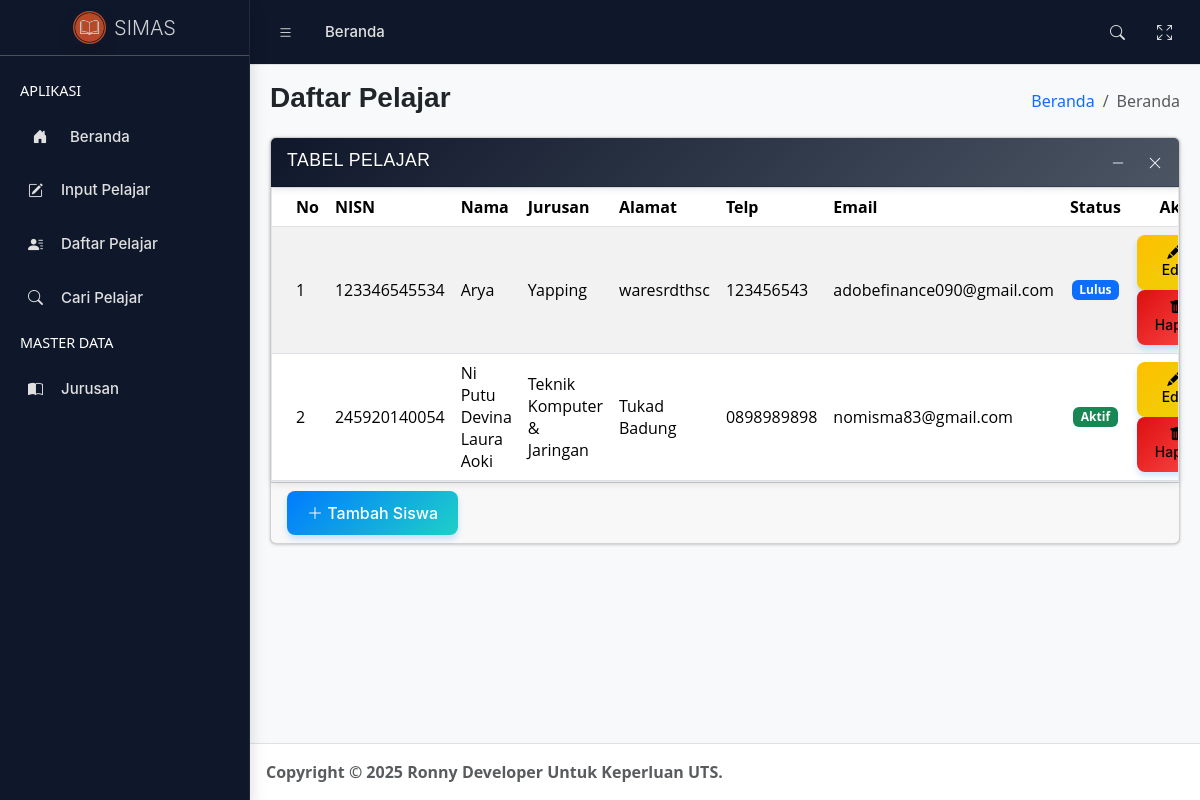
/data-list.php?status=inputsuccess, run on the app's committed database.
### tables this page shows
CREATE TABLE `tb_siswa_siswi` (
  `id_siswa` int NOT NULL AUTO_INCREMENT,
  `nisn` char(12) NOT NULL DEFAULT '',
  `nama_siswa` varchar(200) NOT NULL DEFAULT '',
  `jurusan` char(100) NOT NULL DEFAULT '',
  `alamat` text NOT NULL,
  `email` varchar(100) DEFAULT NULL,
  `telp_wali` char(20) NOT NULL DEFAULT '',
  `status_pelajar` tinyint(1) NOT NULL,
  PRIMARY KEY (`id_siswa`),
  UNIQUE KEY `unique_nisn` (`nisn`)
);

CREATE TABLE `tb_jurusan` (
  `kode_jurusan` char(10) NOT NULL,
  `nama_jurusan` char(50) NOT NULL,
  PRIMARY KEY (`kode_jurusan`)
);

### config/db-config.php (called while the page is built, shortened)
<?php
class Database {
    private $db_host = "localhost";
    private $db_user = "root";
    private $db_pass = "";
    private $db_name = "db_sekolah";
    public function getConnection(){
        try{
            $this->conn = new mysqli($this->db_host, $this->db_user, $this->db_pass, $this->db_name);
        } catch(Exception $e){
            die("Connection error: " . $e->getMessage());
        }
    }
}
?>

### config/class-mahasiswa.php (called while the page is built, shortened)
<?php
include_once 'db-config.php';
class Siswa extends Database {
    public function getAllSiswa(){
        $query = "SELECT s.id_siswa, s.nisn, s.nama_siswa, j.nama_jurusan as jurusan, s.alamat, s.email, s.telp_wali, s.status_pelajar
                  FROM tb_siswa_siswi s
                  JOIN tb_jurusan j ON s.jurusan = j.kode_jurusan
                  ORDER BY s.id_siswa DESC";
        $result = $this->conn->query($query);
        $siswa = [];
        if($result->num_rows > 0){
            while($row = $result->fetch_assoc()) {
                $siswa[] = [
                    'id' => $row['id_siswa'],
                    'nisn_siswa' => $row['nisn'],
                    'nama' => $row['nama_siswa'],
                    'jurusan' => $row['jurusan'],
                    'alamat' => $row['alamat'],
                    'email' => $row['email'],
                    'telp' => $row['telp_wali'],
                    'status_pelajar' => $row['status_pelajar']
                ];
            }
        }
        return $siswa;
    }
}
?>

### data-list.php (the view, shortened to what this page needs)
<?php
include_once 'config/class-mahasiswa.php';
$siswa = new siswa();
$dataSiswa = $siswa->getAllSiswa();
?>
<!doctype html>
<html lang="en">
	<head>
		<?php include 'template/header.php'; ?>
	</head>
	<body class="layout-fixed fixed-header fixed-footer sidebar-expand-lg sidebar-open bg-body-tertiary">
		<div class="app-wrapper">
			<?php include 'template/navbar.php'; ?>
			<?php include 'template/sidebar.php'; ?>
			<main class="app-main">
				<div class="app-content-header">
					<div class="container-fluid">
						<div class="row">
							<div class="col-sm-6">
								<h3 class="mb-0">Daftar Pelajar</h3>
							</div>
							<div class="col-sm-6">
								<ol class="breadcrumb float-sm-end">
									<li class="breadcrumb-item"><a href="index.php">Beranda</a></li>
									<li class="breadcrumb-item active" aria-current="page">Beranda</li>
								</ol>
							</div>
						</div>
					</div>
				</div>
				<div class="app-content">
					<div class="container-fluid">
						<div class="row">
							<div class="col-12">
								<div class="card">
									<div class="card-header">
										<h3 class="card-title">Tabel Pelajar</h3>
										<div class="card-tools">
											<button type="button" class="btn btn-tool" data-lte-toggle="card-collapse" title="Collapse">
												<i data-lte-icon="collapse" class="bi bi-dash-lg"></i>
											</button>
											<button type="button" class="btn btn-tool" data-lte-toggle="card-remove" title="Remove">
												<i class="bi bi-x-lg"></i>
											</button>
										</div>
									</div>
									<div class="card-body p-0 table-responsive">
										<table class="table table-striped" role="table">
											<thead>
												<tr>
													<th>No</th>
													<th>NISN</th>
													<th>Nama</th>
													<th>Jurusan</th>
													<th>Alamat</th>
													<th>Telp</th>
													<th>Email</th>
													<th class="text-center">Status</th>
													<th class="text-center">Aksi</th>
												</tr>
											</thead>
											<tbody>
												<?php
													if(count($dataSiswa) == 0){
													    echo '<tr class="align-middle">
															<td colspan="10" class="text-center">Tidak ada data Pelajar.</td>
														</tr>';
													} else {
														foreach ($dataSiswa as $index => $siswa){
															if($siswa['status_pelajar'] == 1){
															    $siswa['status_pelajar'] = '<span class="badge bg-success">Aktif</span>';
															} elseif($siswa['status_pelajar'] == 2){
															    $siswa['status_pelajar'] = '<span class="badge bg-danger">Tidak Aktif</span>';
															} elseif($siswa['status_pelajar'] == 3){
															    $siswa['status_pelajar'] = '<span class="badge bg-warning text-dark">Cuti</span>';
															} elseif($siswa['status_pelajar'] == 4){
															    $siswa['status_pelajar'] = '<span class="badge bg-primary">Lulus</span>';
															}
															echo '<tr class="align-middle">
																<td>'.($index + 1).'</td>
																<td>'.$siswa['nisn_siswa'].'</td>
																<td>'.$siswa['nama'].'</td>
																<td>'.$siswa['jurusan'].'</td>
																<td>'.$siswa['alamat'].'</td>
																<td>'.$siswa['telp'].'</td>
																<td>'.$siswa['email'].'</td>
																<td class="text-center">'.$siswa['status_pelajar'].'</td>
																<td class="text-center">
																	<button type="button" class="btn btn-sm btn-warning me-1" onclick="window.location.href=\'data-edit.php?id='.$siswa['id'].'\'"><i class="bi bi-pencil-fill"></i> Edit</button>
																	<button type="button" class="btn btn-sm btn-danger" onclick="if(confirm(\'Yakin ingin menghapus data pelajar ini?\')){window.location.href=\'proses/proses-delete.php?id='.$siswa['id'].'\'}"><i class="bi bi-trash-fill"></i> Hapus</button>
																</td>
															</tr>';
														}
													}
												?>
											</tbody>
										</table>
									</div>
									<div class="card-footer">
										<button type="button" class="btn btn-primary" onclick="window.location.href='data-input.php'"><i class="bi bi-plus-lg"></i> Tambah Siswa</button>
									</div>
								</div>
							</div>
						</div>
					</div>
				</div>
			</main>
			<?php include 'template/footer.php'; ?>
		</div>
	</body>
</html>

### assets/css/custom.css (style rules this page uses)
div.card-header { background-color: #1f2937; color: #FFFFFF!important; }
button.btn.btn-tool { color: #FFFFFF!important; }
h3.mb-0 { font-family: "Poppins", sans-serif; font-weight: 600; font-style: normal; }
div.card-body { font-family: "Open Sans", sans-serif; font-weight: 300; font-style: normal; }
div.card-header { background: linear-gradient(135deg, #0f172a, #4b5563); color: #ffffff; font-weight: 600; font-family: "Poppins", sans-serif; padding: 12px 16px; text-transform: uppercase; letter-spacing: 0.5px; box-shadow: 0 2px 6px rgba(107, 114, 128, 0.2); text-shadow: 0 1px 1px rgba(0, 0, 0, 0.3); }
.btn { font-family: "Inter", sans-serif; font-weight: 500; font-style: normal; }
.card-body { background-color: #ffffff; color: #111827; padding: 20px; border-radius: 0; box-shadow: 0 2px 8px rgba(0, 0, 0, 0.1); border: 1px solid #e5e7eb; }
.btn.btn-primary { font-family: "Inter", sans-serif; font-weight: 550; font-style: normal; background: linear-gradient(135deg, #007BFF, #1ed0c7); color: white; padding: 10px 20px; border: none; border-radius: 8px; cursor: pointer; transition: all 0.3s ease; box-shadow: 0 4px 6px rgba(0, 123, 255, 0.2); }
.btn.btn-danger { font-family: "Inter", sans-serif; font-weight: 550; font-style: normal; background: linear-gradient(135deg, #dd0f0f, #ff4f4f); color: white; padding: 10px 18px; border: none; border-radius: 8px; cursor: pointer; transition: all 0.3s ease; box-shadow: 0 4px 6px rgba(0, 123, 255, 0.2); }
.btn.btn-sm.btn-warning { font-family: "Inter", sans-serif; font-weight: 550; font-style: normal; background: linear-gradient(135deg, #ffbf00, #e8d507); color: black; padding: 10px 18px; border: none; border-radius: 8px; cursor: pointer; transition: all 0.3s ease; box-shadow: 0 4px 6px rgba(0, 123, 255, 0.2); }
.btn.btn-sm.btn-danger { font-family: "Inter", sans-serif; font-weight: 550; font-style: normal; background: linear-gradient(135deg, #dd0f0f, #ff4f4f); color: black; padding: 10px 18px; border: none; border-radius: 8px; cursor: pointer; transition: all 0.3s ease; box-shadow: 0 4px 6px rgba(0, 123, 255, 0.2); }

### data on the page
tb_siswa_siswi: nisn "123346545534", nama_siswa "Arya", tb_jurusan.nama_jurusan "Yapping", alamat "waresrdthsc", telp_wali "123456543", email "adobefinance090@gmail.com"
tb_siswa_siswi: nisn "245920140054", nama_siswa "Ni Putu Devina Laura Aoki", tb_jurusan.nama_jurusan "Teknik Komputer & Jaringan", alamat "Tukad Badung", telp_wali "0898989898", email "nomisma83@gmail.com"
